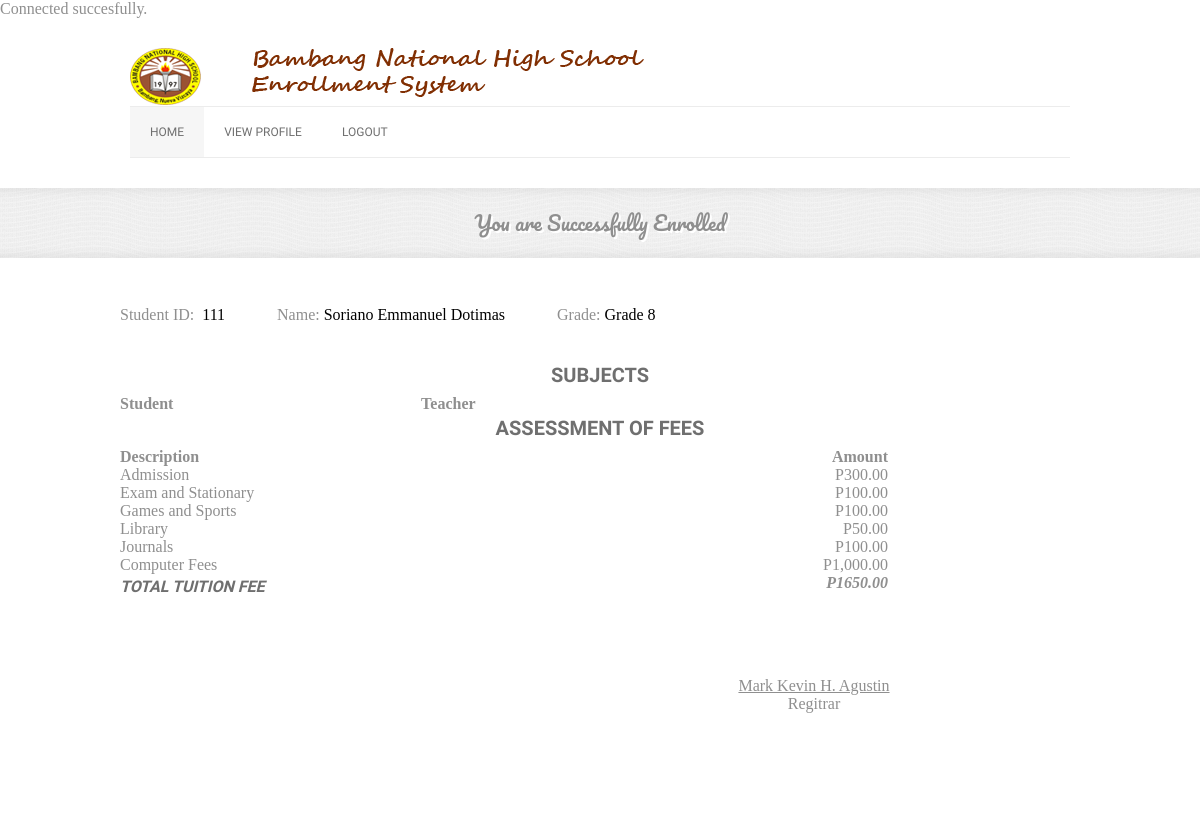
The page /web/grade10sub.php (signed in) on the database as committed earlier.
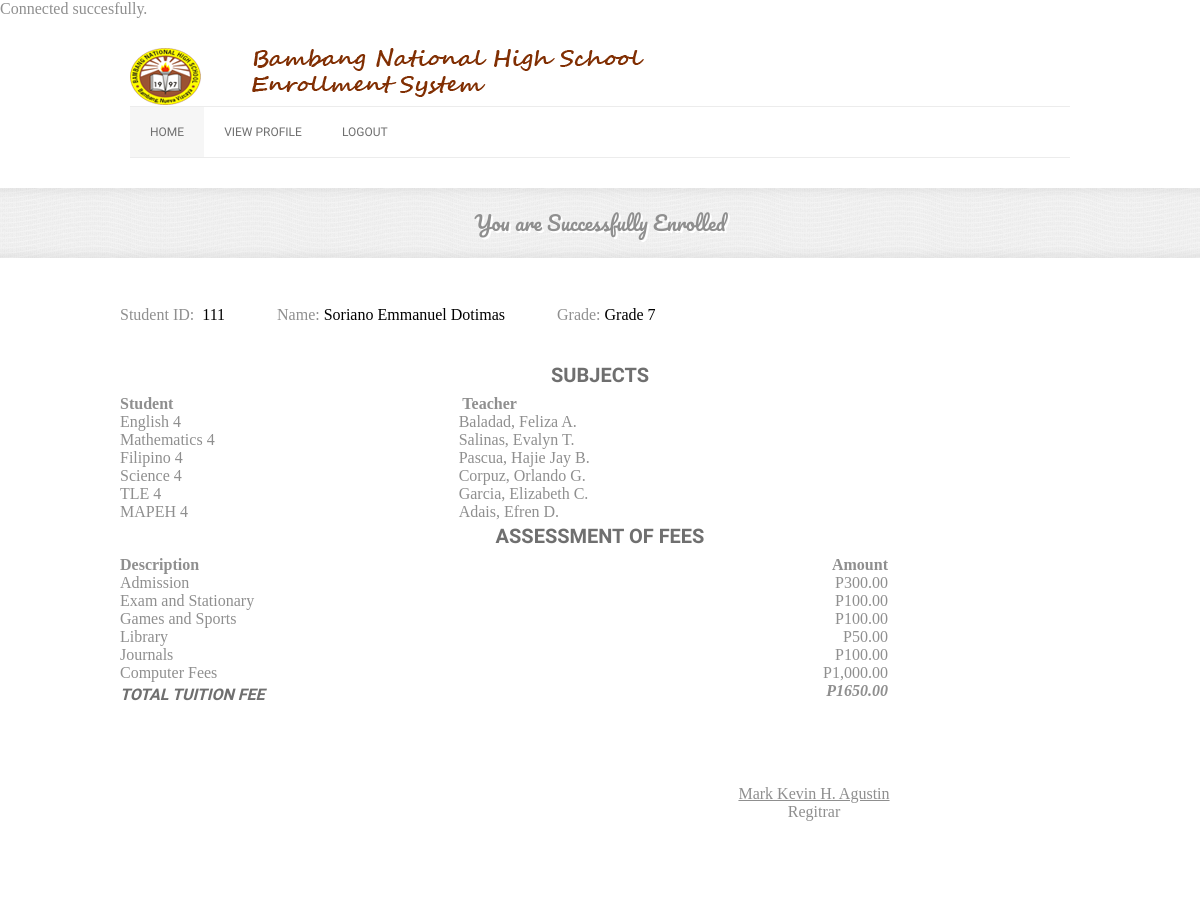
The same page on the database as committed later.
### tables this page shows
CREATE TABLE `tblprereg` (
  `userID` int(11) NOT NULL AUTO_INCREMENT,
  `username` varchar(50) DEFAULT NULL,
  `password` varbinary(250) DEFAULT NULL,
  `YearLevel` varchar(100) DEFAULT NULL,
  `Status` varchar(100) DEFAULT NULL,
  `SchoolYear` varchar(100) DEFAULT NULL,
  `Student_ID` varchar(10) DEFAULT NULL,
  `Lastname` varchar(100) DEFAULT NULL,
  `Firstname` varchar(100) DEFAULT NULL,
  `Middlename` varchar(100) DEFAULT NULL,
  `Gender` varchar(10) DEFAULT NULL,
  `BirthDate` varchar(100) DEFAULT NULL,
  `Age` varchar(3) DEFAULT NULL,
  `BirthPlace` varchar(300) DEFAULT NULL,
  `Religion` varchar(100) DEFAULT NULL,
  `Email` varchar(100) DEFAULT NULL,
  `Address` varchar(300) DEFAULT NULL,
  `Guardian` varchar(100) DEFAULT NULL,
  `Relationship` varchar(100) DEFAULT NULL,
  `Emergency` varchar(100) DEFAULT NULL,
  `ERelationship` varchar(100) DEFAULT NULL,
  `EAddress` varchar(300) DEFAULT NULL,
  `CPnumber` varchar(15) DEFAULT NULL,
  PRIMARY KEY (`userID`)
);

CREATE TABLE `tblsubjects` (
  `RecNo` bigint(10) NOT NULL AUTO_INCREMENT,
  `Level` varchar(100) DEFAULT NULL,
  `Subject` varchar(100) DEFAULT NULL,
  `Teacher` varchar(100) DEFAULT NULL,
  PRIMARY KEY (`RecNo`)
);

### web/codecall/fuckphp.php (called while the page is built, shortened)
<?php
function dbConnect (){
 	$conn =	null;
 	$host = 'db4free.net';
 	$db = 	'codecalltut';
 	$user = 'bnhs';
 	$pwd = 	'123456';
	try {
	   	$conn = new PDO('mysql:host='.$host.';dbname='.$db, $user, $pwd);
	}
	catch (PDOException $e) {
		echo '<p>Cannot connect to database !!</p>';
		echo '<p>'.$e.'</p>';
	    exit;
	}
	return $conn;
}
	$conn = dbConnect();
	if (isset($_SESSION['uname'])) {
		$uname = $_SESSION['uname'];
		$sql = "SELECT * FROM tblprereg WHERE username ='" . $uname . "';";
		$stmt = $conn->prepare($sql);
		$results = $stmt->execute();
		$rows = $stmt->fetchAll();
	}
 ?>

### web/viewing_fucntion.php (called while the page is built, shortened)
<?php
	require_once 'codecall/fuckphp.php';
	if (isset($_SESSION['uname'])) {
		$uname = $_SESSION['uname'];
		$sql = "SELECT * FROM tblprereg WHERE username ='" . $uname . "';";
		$stmt = $conn->prepare($sql);
		$results = $stmt->execute();
		$rows = $stmt->fetchAll();
	}
	if(empty($rows)) {
		echo "<tr>";
			echo "<td colspan='4'>There were no records</td>";
		echo "</tr>";
	}
	else {
		foreach ($rows as $row) {
		$level=$row['YearLevel'];
		$studentid=$row['Student_ID'];
		$lastname=$row['Lastname'];
		$firstname=$row['Firstname'];
		$middlename=$row['Middlename'];
		}
	}
?>

### web/grade10sub.php (the view, shortened to what the changed rows need)
<?php
require_once 'viewing_fucntion.php';
?>
<!DOCTYPE html>
<head>
    <link rel="stylesheet" href="css/960_12_col.css" media="screen" />
    <link rel="stylesheet" href="css/reset.css" media="screen" />
    <link rel="stylesheet" href="css/style.css" media="screen" />
    <link rel="stylesheet" href="css/anythingslider.css">
    <link rel="stylesheet" title="activestyle" href="css/default-blue.css" media="screen" />
</head>
<body>
        <section id="page-title">
            <center><h1>You are Successfully Enrolled</h1></center>
        </section>
    <section id="content-wrapper">
	<div class="container">
<br>
<form name="myform" action="oldstudents.php" method="get" onsubmit="return validateForm()">
<div class="form-group">
Student  ID: &nbsp;<font color="black"><?php echo $studentid ?></font>&nbsp;&nbsp;&nbsp;&nbsp;&nbsp;&nbsp;&nbsp;&nbsp;&nbsp;&nbsp;&nbsp;&nbsp;
Name:&nbsp;<font color="black"><?php echo $lastname?> <?php echo $firstname?> <?php echo $middlename?></font>&nbsp;&nbsp;&nbsp;&nbsp;&nbsp;&nbsp;&nbsp;&nbsp;&nbsp;&nbsp;&nbsp;&nbsp;
Grade: <font color="black"><?php echo $level?></font>
          </div>
    <section id="content-wrapper">
<div class="container">
		<br><br><center><h2><strong>SUBJECTS</strong></h2></center>
      <div class="row">
                <table class="table table-striped table-bordered">
                  <thead>
                    <tr>
                      <tr>  <td style="text-align:left"><b>Student</b></td>
					<td style="text-align:left"></td>
                    </tr>
                  <tbody>
                  <?php
                   $pdo = Database::connect();
                    $sql = "SELECT * FROM tblsubjects WHERE Level= 'Grade 10'";
                   foreach ($pdo->query($sql) as $row) {
                            echo '<tr>';
							echo '<td>'. $row['Subject'] . '</td>';
							echo '<td style="text-align:left">&nbsp&nbsp;&nbsp&nbsp;&nbsp&nbsp;&nbsp&nbsp;&nbsp&nbsp;&nbsp&nbsp;
							&nbsp&nbsp;&nbsp&nbsp;&nbsp&nbsp;&nbsp&nbsp;&nbsp&nbsp;&nbsp&nbsp;&nbsp&nbsp;&nbsp&nbsp;&nbsp&nbsp;
							&nbsp&nbsp;&nbsp&nbsp;&nbsp&nbsp;&nbsp&nbsp;&nbsp&nbsp;&nbsp&nbsp;&nbsp&nbsp;&nbsp&nbsp;&nbsp&nbsp;
							&nbsp&nbsp;&nbsp&nbsp;&nbsp&nbsp;&nbsp&nbsp;&nbsp&nbsp;'. $row['Teacher'] . '</td>';
							echo '</tr>';
                   }
                  ?>
                  </tbody>
            </table>
			<center><h2><strong>Assessment of Fees</strong></h2></center>
	<table style="width:80%">
	 <tr>
    <th style="text-align:left"><b>Description</b></th>
    <th style="text-align:right"><b>Amount</b></th>
  </tr>
</table>
        </div>
    </section>
<br>
<br>
<br>
<br>
</body>
</html>

Rows that differ between the two databases and show on the page:
changed tblprereg "Soriano": YearLevel "Grade 8" → "Grade 7"
added tblsubjects: Subject "English 4", Teacher "Baladad, Feliza A."
added tblsubjects: Subject "Mathematics 4", Teacher "Salinas, Evalyn T."
added tblsubjects: Subject "Filipino 4", Teacher "Pascua, Hajie Jay B."
added tblsubjects: Subject "Science 4", Teacher "Corpuz, Orlando G."
added tblsubjects: Subject "TLE 4", Teacher "Garcia, Elizabeth C."
added tblsubjects: Subject "MAPEH 4", Teacher "Adais, Efren D."
